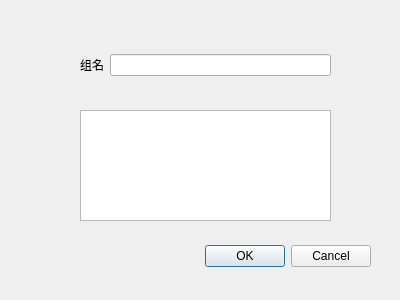
<?xml version="1.0" encoding="UTF-8"?>
<ui version="4.0">
 <class>Dialog</class>
 <widget class="QDialog" name="Dialog">
  <property name="geometry">
   <rect>
    <x>0</x>
    <y>0</y>
    <width>400</width>
    <height>300</height>
   </rect>
  </property>
  <property name="windowTitle">
   <string>获取某一组的用户列表</string>
  </property>
  <widget class="QDialogButtonBox" name="buttonBox">
   <property name="geometry">
    <rect>
     <x>30</x>
     <y>240</y>
     <width>341</width>
     <height>32</height>
    </rect>
   </property>
   <property name="orientation">
    <enum>Qt::Horizontal</enum>
   </property>
   <property name="standardButtons">
    <set>QDialogButtonBox::Cancel|QDialogButtonBox::Ok</set>
   </property>
  </widget>
  <widget class="QWidget" name="gridLayoutWidget">
   <property name="geometry">
    <rect>
     <x>80</x>
     <y>40</y>
     <width>251</width>
     <height>51</height>
    </rect>
   </property>
   <layout class="QGridLayout" name="gridLayout">
    <item row="0" column="1">
     <widget class="QLineEdit" name="lineEdit"/>
    </item>
    <item row="0" column="0">
     <widget class="QLabel" name="label_2">
      <property name="text">
       <string>组名</string>
      </property>
     </widget>
    </item>
   </layout>
  </widget>
  <widget class="QTextBrowser" name="textBrowser">
   <property name="geometry">
    <rect>
     <x>80</x>
     <y>110</y>
     <width>251</width>
     <height>111</height>
    </rect>
   </property>
  </widget>
 </widget>
 <resources/>
 <connections>
  <connection>
   <sender>buttonBox</sender>
   <signal>accepted()</signal>
   <receiver>Dialog</receiver>
   <slot>accept()</slot>
   <hints>
    <hint type="sourcelabel">
     <x>248</x>
     <y>254</y>
    </hint>
    <hint type="destinationlabel">
     <x>157</x>
     <y>274</y>
    </hint>
   </hints>
  </connection>
  <connection>
   <sender>buttonBox</sender>
   <signal>rejected()</signal>
   <receiver>Dialog</receiver>
   <slot>reject()</slot>
   <hints>
    <hint type="sourcelabel">
     <x>316</x>
     <y>260</y>
    </hint>
    <hint type="destinationlabel">
     <x>286</x>
     <y>274</y>
    </hint>
   </hints>
  </connection>
 </connections>
</ui>
